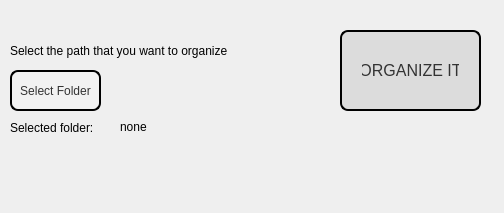
<?xml version="1.0" encoding="UTF-8"?>
<ui version="4.0">
 <class>OrganizeIt</class>
 <widget class="QMainWindow" name="OrganizeIt">
  <property name="geometry">
   <rect>
    <x>0</x>
    <y>0</y>
    <width>504</width>
    <height>213</height>
   </rect>
  </property>
  <property name="windowTitle">
   <string>OrganizeIt</string>
  </property>
  <widget class="QWidget" name="centralwidget">
   <widget class="QLabel" name="themaintext">
    <property name="geometry">
     <rect>
      <x>10</x>
      <y>40</y>
      <width>291</width>
      <height>21</height>
     </rect>
    </property>
    <property name="text">
     <string>Select the path that you want to organize</string>
    </property>
   </widget>
   <widget class="QPushButton" name="selectFolderButton">
    <property name="geometry">
     <rect>
      <x>10</x>
      <y>70</y>
      <width>91</width>
      <height>41</height>
     </rect>
    </property>
    <property name="styleSheet">
     <string notr="true">QPushButton{
  border: 2px solid black;
  background-color: #f2f2f2;
  color: #333;
  border-radius: 8px;
  font-size: 12px;
  transition: background-color 0.3s ease, color 0.3s ease, border-color 0.3s ease;

}</string>
    </property>
    <property name="text">
     <string>Select Folder</string>
    </property>
   </widget>
   <widget class="QPushButton" name="organizeItButton">
    <property name="geometry">
     <rect>
      <x>340</x>
      <y>30</y>
      <width>141</width>
      <height>81</height>
     </rect>
    </property>
    <property name="styleSheet">
     <string notr="true">QPushButton{
  padding: 10px 20px;
  border: 2px solid black;
  background-color: #dcdcdc;
  color: #333;
  border-radius: 8px;
  font-size: 16px;
  cursor: pointer;
  transition: background-color 0.3s ease, color 0.3s ease, border-color 0.3s ease;
}</string>
    </property>
    <property name="text">
     <string>ORGANIZE IT</string>
    </property>
   </widget>
   <widget class="QLabel" name="folderPathLabel">
    <property name="geometry">
     <rect>
      <x>120</x>
      <y>120</y>
      <width>371</width>
      <height>101</height>
     </rect>
    </property>
    <property name="text">
     <string>none</string>
    </property>
    <property name="alignment">
     <set>Qt::AlignLeading|Qt::AlignLeft|Qt::AlignTop</set>
    </property>
   </widget>
   <widget class="QLabel" name="selectedFolderLabel">
    <property name="geometry">
     <rect>
      <x>10</x>
      <y>120</y>
      <width>111</width>
      <height>16</height>
     </rect>
    </property>
    <property name="text">
     <string>Selected folder:</string>
    </property>
   </widget>
  </widget>
 </widget>
 <tabstops>
  <tabstop>selectFolderButton</tabstop>
  <tabstop>organizeItButton</tabstop>
 </tabstops>
 <resources/>
 <connections/>
</ui>
